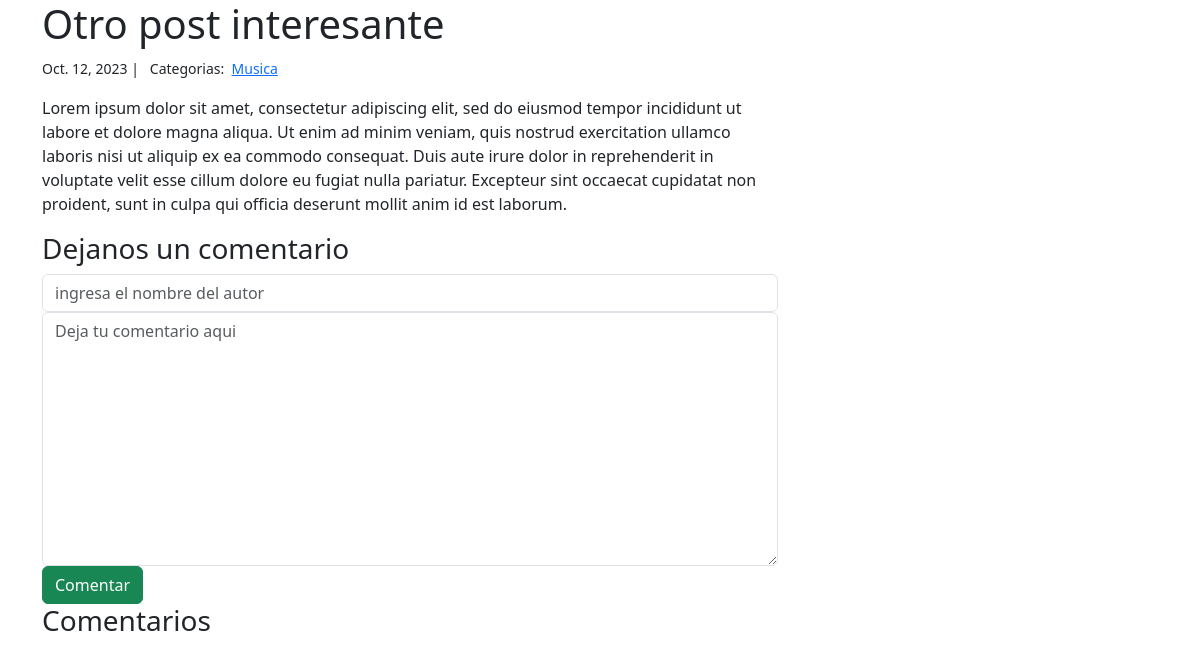
The app's page /blog/2/ with its own data.
### Blog/models.py (models this page shows, shortened)
class Posteo(models.Model):
    titulo = models.CharField(max_length=50)
    body = models.TextField()
    created_on = models.DateTimeField(auto_now_add=True)
    last_modified = models.DateTimeField(auto_now_add=True)
    categorias = models.ManyToManyField('Categoria', related_name='posteos')

class Categoria(models.Model):
    nombre = models.CharField(max_length=30)

### Blog/views.py (the view, shortened to what this page needs)
# urls.py: path('<int:pk>/', views.blog_detail, name='blog_detail')
def blog_detail(request,pk):
    posteo = Posteo.objects.get(pk=pk)
    formulario = FormComentario()
    comentarios = Comentario.objects.filter(posteo=posteo)
    context = {
        'posteo': posteo,
        'comentarios': comentarios,
        'formulario': formulario
    }
    return render(request,'detail.html',context)

### Blog/forms.py
class FormComentario(forms.Form):
    autor = forms.CharField(
        max_length=50,
        widget= forms.TextInput(attrs={
            'class':'form-control',
            'placeholder': 'ingresa el nombre del autor'
        })
    )
    body = forms.CharField(
        widget=forms.Textarea(attrs={
            'class':'form-control',
            'placeholder': 'Deja tu comentario aqui'
        })
    )

### Blog/templates/detail.html (shortened to what this page needs)
{% extends "base.html" %}
{% block page_content %}
    <div class="col-12 col-md-8">
        <h1>{{posteo.titulo}}</h1>
        <small>
            {{ posteo.created_on.date }} | &nbsp;
            Categorias:&nbsp;
            {% for categoria in posteo.categorias.all %}
                <a href="">{{ categoria.nombre }}</a>&nbsp;
            {% endfor %}
        </small>
        <p>
            {{ posteo.body| linebreaks }}
        </p>
        <h3>Dejanos un comentario</h3>
        <form action="/blog/{{ posteo.pk }}/" method="POST">
            <div class="form-group">
                {{formulario.autor}}
            </div>
            <div class="form-group">
                {{formulario.body}}
            </div>
            <button type="submit" class="btn btn-success">Comentar</button>
        </form>
        <h3>Comentarios</h3>
    </div>
{% endblock %}

### records on screen
Posteo: created_on "Oct. 12, 2023", body "Lorem ipsum dolor sit amet, consectetur adipiscing elit, sed do eiusmod tempor incididunt ut labore et dolore magna aliqua. Ut enim ad minim veniam, quis nostrud exercitation ullamco laboris nisi ut aliquip ex ea commodo consequat. Duis aute irure dolor in reprehenderit in voluptate velit esse cillum dolore eu fugiat nulla pariatur. Excepteur sint occaecat cupidatat non proident, sunt in culpa qui officia deserunt mollit anim id est laborum."
Categoria: nombre "Musica"
